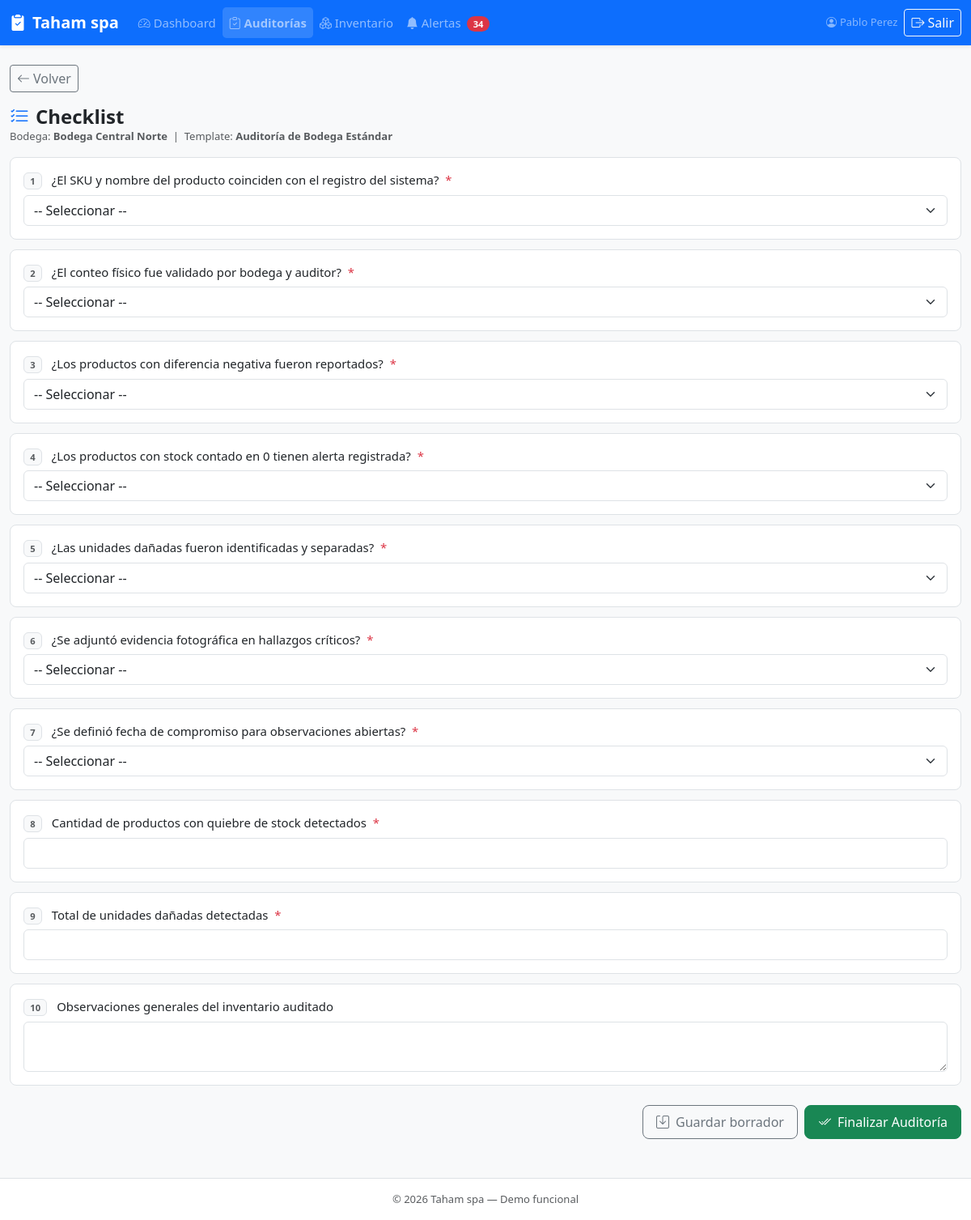
The page /audits/31/checklist/ (signed in) on the database its author committed.
### audits/models.py (models this page shows, shortened)
class Audit(models.Model):
    STATUS_CHOICES = [
        ('pending', 'Pendiente'),
        ('in_progress', 'En Progreso'),
        ('completed', 'Completada'),
    ]
    RESULT_CHOICES = [
        ('ok', 'OK'),
        ('with_observations', 'Con Observaciones'),
        ('critical', 'Crítica'),
    ]
    warehouse = models.ForeignKey(Warehouse, on_delete=models.CASCADE, related_name='audits')
    template = models.ForeignKey(AuditTemplate, on_delete=models.CASCADE)
    auditor = models.ForeignKey(User, on_delete=models.SET_NULL, null=True)
    status = models.CharField(max_length=20, choices=STATUS_CHOICES, default='pending')
    result = models.CharField(max_length=20, choices=RESULT_CHOICES, blank=True)
    compliance_pct = models.FloatField(default=0.0, verbose_name='% Cumplimiento')
    scheduled_date = models.DateField(default=timezone.now)
    completed_date = models.DateTimeField(null=True, blank=True)
    notes = models.TextField(blank=True, verbose_name='Notas generales')
    created_at = models.DateTimeField(auto_now_add=True)
    class Meta:
        verbose_name = 'Auditoría'
        verbose_name_plural = 'Auditorías'
        ordering = ['-created_at']

class Warehouse(models.Model):
    name = models.CharField(max_length=150, verbose_name='Nombre')
    location = models.CharField(max_length=200, verbose_name='Ubicación')
    manager = models.CharField(max_length=150, blank=True, verbose_name='Encargado')
    active = models.BooleanField(default=True)
    created_at = models.DateTimeField(auto_now_add=True)
    class Meta:
        verbose_name = 'Bodega'
        verbose_name_plural = 'Bodegas'
        ordering = ['name']

class AuditTemplate(models.Model):
    name = models.CharField(max_length=150, verbose_name='Nombre del Template')
    description = models.TextField(blank=True)
    created_at = models.DateTimeField(auto_now_add=True)
    class Meta:
        verbose_name = 'Template de Auditoría'
        verbose_name_plural = 'Templates de Auditoría'

class AuditItem(models.Model):
    ITEM_TYPES = [
        ('boolean', 'Sí / No'),
        ('text', 'Texto'),
        ('number', 'Número'),
    ]
    template = models.ForeignKey(AuditTemplate, on_delete=models.CASCADE, related_name='items')
    question = models.CharField(max_length=300, verbose_name='Pregunta')
    item_type = models.CharField(max_length=20, choices=ITEM_TYPES, default='boolean')
    order = models.PositiveIntegerField(default=0)
    required = models.BooleanField(default=True)
    class Meta:
        ordering = ['order']
        verbose_name = 'Ítem de Auditoría'
        verbose_name_plural = 'Ítems de Auditoría'

### audits/views.py (the view, shortened to what this page needs)
# urls.py: path('<int:pk>/checklist/', views.audit_checklist, name='audit_checklist'),
@login_required
def audit_checklist(request, pk):
    audit = get_object_or_404(Audit, pk=pk)
    if audit.status == 'completed':
        messages.info(request, 'La auditoria ya esta completada. Se muestra el detalle final.')
        return redirect('audits:audit_detail', pk=audit.pk)
    items = audit.template.items.all()
    field_definitions = {item.pk: build_response_form(item) for item in items}
    existing = {r.item_id: r for r in audit.responses.all()}
    items_with_fields = []
    for item in items:
        resp = existing.get(item.pk)
        current_value = None
        items_with_fields.append({
            'item': item,
            'field_name': f'item_{item.pk}',
            'current_value': current_value,
        })
    context = {
        'audit': audit,
        'items_with_fields': items_with_fields,
    }
    return render(request, 'audit_checklist.html', context)

### audits/forms.py (called while the page is built)
def build_response_form(audit_item):
    if audit_item.item_type == 'boolean':
        field = forms.NullBooleanField(
            label=audit_item.question,
            required=audit_item.required,
            widget=forms.Select(
                choices=[('', '-- Seleccionar --'), (True, 'Sí'), (False, 'No')],
                attrs={'class': 'form-select'},
            ),
        )
    elif audit_item.item_type == 'number':
        field = forms.FloatField(
            label=audit_item.question,
            required=audit_item.required,
            widget=forms.NumberInput(attrs={'class': 'form-control', 'step': 'any'}),
        )
    else:
        field = forms.CharField(
            label=audit_item.question,
            required=audit_item.required,
            widget=forms.Textarea(attrs={'class': 'form-control', 'rows': 2}),
        )
    return field

### core/context_processors.py (called while the page is built)
def alerts_counter(request):
    if not request.user.is_authenticated:
        return {'alerts_count': 0}
    from inventory.models import InventoryRecord
    shortage_count = InventoryRecord.objects.filter(
        counted_stock__lt=models.F('expected_stock')
    ).count()
    damaged_count = InventoryRecord.objects.filter(damaged_stock__gt=0).count()
    return {'alerts_count': shortage_count + damaged_count}

### templates/audit_checklist.html (shortened to what this page needs)
{% extends "base.html" %}
{% block nav_audits %}active-page{% endblock %}
{% block content %}
<div class="mb-3">
  <a href="{% url 'audits:audit_list' %}" class="btn btn-sm btn-outline-secondary">
    <i class="bi bi-arrow-left me-1"></i>Volver
  </a>
</div>
<div class="d-flex align-items-start justify-content-between mb-3 flex-wrap gap-2">
  <div>
    <h1 class="h4 fw-bold mb-0">
      <i class="bi bi-list-check me-2 text-primary"></i>Checklist
    </h1>
    <p class="text-muted small mb-0">
      Bodega: <strong>{{ audit.warehouse.name }}</strong> &nbsp;|&nbsp;
      Template: <strong>{{ audit.template.name }}</strong>
    </p>
  </div>
</div>
<form method="post">
  {% for entry in items_with_fields %}
  <div class="checklist-item">
    <label for="id_item_{{ entry.item.pk }}">
      <span class="badge bg-light text-muted border me-2 small">{{ forloop.counter }}</span>
      {{ entry.item.question }}
      {% if entry.item.required %}<span class="text-danger ms-1">*</span>{% endif %}
    </label>
    {% if entry.item.item_type == 'boolean' %}
      <select name="{{ entry.field_name }}" id="id_item_{{ entry.item.pk }}" class="form-select">
        <option value="" {% if entry.current_value is None %}selected{% endif %}>-- Seleccionar --</option>
      </select>
    {% elif entry.item.item_type == 'number' %}
      <input type="number" step="any" name="{{ entry.field_name }}" id="id_item_{{ entry.item.pk }}"
             class="form-control"
             value="{{ entry.current_value|default:'' }}">
    {% else %}
      <textarea name="{{ entry.field_name }}" id="id_item_{{ entry.item.pk }}"
                class="form-control" rows="2">{{ entry.current_value|default:'' }}</textarea>
    {% endif %}
  </div>
  {% empty %}
  <div class="alert alert-warning">
    Este template no tiene ítems configurados.
  </div>
  {% endfor %}
  <div class="d-flex gap-2 justify-content-end mt-4 flex-wrap">
    <button type="submit" name="action" value="save" class="btn btn-outline-secondary btn-lg">
      <i class="bi bi-save me-2"></i>Guardar borrador
    </button>
    <button type="submit" name="action" value="complete" class="btn btn-success btn-lg">
      <i class="bi bi-check2-all me-2"></i>Finalizar Auditoría
    </button>
  </div>
</form>
{% endblock %}

### templates/base.html (shortened to what this page needs)
<!DOCTYPE html>
<html lang="es">
<head>
  <link href="https://cdn.jsdelivr.net/npm/bootstrap@5.3.3/dist/css/bootstrap.min.css" rel="stylesheet">
  <link href="https://cdn.jsdelivr.net/npm/bootstrap-icons@1.11.3/font/bootstrap-icons.min.css" rel="stylesheet">
  {% load static %}
  <link rel="stylesheet" href="{% static 'css/main.css' %}">
</head>
<body class="bg-light">
{% if user.is_authenticated %}
<nav class="navbar navbar-expand-lg navbar-dark bg-primary shadow-sm">
  <div class="container-fluid">
    <a class="navbar-brand fw-bold" href="{% url 'dashboard:index' %}">
      <i class="bi bi-clipboard2-check-fill me-2"></i>Taham spa
    </a>
    <div class="collapse navbar-collapse" id="navMenu">
      <ul class="navbar-nav me-auto mb-2 mb-lg-0">
        <li class="nav-item">
          <a class="nav-link {% block nav_dashboard %}{% endblock %}" href="{% url 'dashboard:index' %}">
            <i class="bi bi-speedometer2 me-1"></i>Dashboard
          </a>
        </li>
        <li class="nav-item">
          <a class="nav-link {% block nav_audits %}{% endblock %}" href="{% url 'audits:audit_list' %}">
            <i class="bi bi-clipboard-check me-1"></i>Auditorías
          </a>
        </li>
        <li class="nav-item">
          <a class="nav-link {% block nav_inventory %}{% endblock %}" href="{% url 'inventory:inventory_list' %}">
            <i class="bi bi-boxes me-1"></i>Inventario
          </a>
        </li>
        <li class="nav-item">
          <a class="nav-link {% block nav_alerts %}{% endblock %}" href="{% url 'core:alerts' %}">
            <i class="bi bi-bell-fill me-1"></i>Alertas
            <span class="badge rounded-pill bg-danger ms-1">{{ alerts_count }}</span>
          </a>
        </li>
      </ul>
      <div class="d-flex align-items-center gap-2">
        <span class="text-white-50 small d-none d-md-inline">
          <i class="bi bi-person-circle me-1"></i>{{ user.get_full_name|default:user.username }}
        </span>
        <a href="{% url 'core:logout' %}" class="btn btn-outline-light btn-sm">
          <i class="bi bi-box-arrow-right me-1"></i>Salir
        </a>
      </div>
    </div>
  </div>
</nav>
{% endif %}
<main class="{% if user.is_authenticated %}container-fluid py-4{% endif %}">
  {% block content %}{% endblock %}
</main>
{% if user.is_authenticated %}
<footer class="text-center text-muted small py-3 mt-4 border-top bg-white">
  &copy; 2026 Taham spa &mdash; Demo funcional
</footer>
{% endif %}
</body>
</html>

### static/css/main.css (style rules this page uses)
:root { --primary: #0d6efd; --success: #198754; --danger: #dc3545; --warning: #ffc107; }
body { font-size: 0.93rem; }
html, body { max-width: 100%; overflow-x: clip; }
input, select, textarea, .form-control, .form-select, .btn { font-size: 16px; }
.checklist-item { background: #fff; border: 1px solid #dee2e6; border-radius: .5rem; padding: 1rem; margin-bottom: .75rem; transition: border-color .15s; }
.checklist-item label { font-weight: 500; margin-bottom: .4rem; display: block; }
.nav-link.active-page { font-weight: 600; background: rgba(255,255,255,.15); border-radius: .3rem; }

### rows shown on the page
Audit: warehouse.name "Bodega Central Norte", template.name "Auditoría de Bodega Estándar"
AuditItem: item.question "¿El SKU y nombre del producto coinciden con el registro del sistema?", id "-- Seleccionar --"
AuditItem: item.question "¿El conteo físico fue validado por bodega y auditor?", id "-- Seleccionar --"
AuditItem: item.question "¿Los productos con diferencia negativa fueron reportados?", id "-- Seleccionar --"
AuditItem: item.question "¿Los productos con stock contado en 0 tienen alerta registrada?", id "-- Seleccionar --"
AuditItem: item.question "¿Las unidades dañadas fueron identificadas y separadas?", id "-- Seleccionar --"
AuditItem: item.question "¿Se adjuntó evidencia fotográfica en hallazgos críticos?", id "-- Seleccionar --"
AuditItem: item.question "¿Se definió fecha de compromiso para observaciones abiertas?", id "-- Seleccionar --"
AuditItem: item.question "Cantidad de productos con quiebre de stock detectados"
AuditItem: item.question "Total de unidades dañadas detectadas"
AuditItem: item.question "Observaciones generales del inventario auditado"

### other values the page prints
{{ alerts_count }} "34"
{{ user.get_full_name|default:user.username }} "Pablo Perez"
